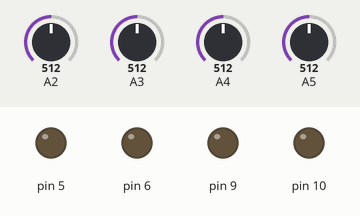
Bench run of a sketch on a simulated Arduino Uno, built with avr-gcc and run on an emulated ATmega328P. Shown: output pins drawn as LEDs (lit = HIGH). Inputs (shaded band) come from the test bench; at power-on: A2 = 512, A3 = 512, A4 = 512, A5 = 512. What the sketch prints to the serial monitor is not drawn.

Above: at 0.1 s.
At 4.0 s:
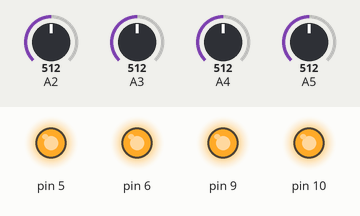
Timing chart, 0 to 5.5 s (numbered marks = the images above):
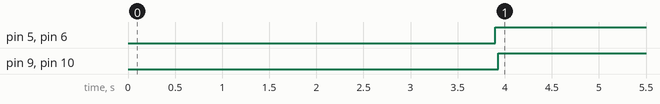

Measured:
- by itself, pin 5, pin 6, pin 9, pin 10: LOW → HIGH at 3.9 s

The sketch:

Simple4PotentiometerCodeDraft.ino
```cpp
#include <SoftwareSerial.h>


    const int Vcc=5.0;
    float pot1=100;                   //change this input (D6)
    float pot2=100;                   //change this input (D9)
    float pot3=100;                 //change this input (D5)
    float pot4=100;                 //change this input (D10)
    int DutyCyAd1;
    int DutyCyAd2;
    int DutyCyAd3;
    int DutyCyAd4;
    float p1OffSet=0;
    float p2OffSet=0;
        float p3OffSet=0;
                float p4OffSet=0;

  void setup() {
// SET UP PWMs
  pinMode(5, OUTPUT);
  pinMode(6, OUTPUT);
  TCCR0A = _BV(COM0A1) | _BV(COM0B1) | _BV(WGM00);
  TCCR0B = _BV(CS02) | _BV(CS00);
  OCR0A = 0;
  OCR0B = 0;

  pinMode(9, OUTPUT);
  pinMode(10, OUTPUT);
   TCCR1A = _BV(COM1A1)|_BV(COM1B1);
   TCCR1B = _BV(CS12)|_BV(CS10)|_BV(WGM13);
   ICR1=255;
   OCR1A=0;
   OCR1B=0;


//OFFSET STUFF
  float Vave1=0;
  float Vout1=0;
  float Vave2=0;
  float Vout2=0;
    float Vave3=0;
  float Vout3=0;
      float Vave4=0;
  float Vout4=0;

  int N=255; //N=2/0.25;
  float DL = 2/N;


  for(int jj=0;jj<10;jj++){

          for(int i=0;i<N;i++){
                  float Vin1= (analogRead(A2))*(Vcc/1024.0);  //reads pressure meter (feedback) - a3 = pressure meter (10 but of quantisation - need to quantise Vcc from analogue to digital)
                  Vave1=(Vave1+Vin1);
                  delay(DL);
          }
          Vave1=Vave1/N;
          Vout1=+Vave1;
          delay(2);
  }


 p1OffSet= (((Vout1/Vcc)-0.04)/(0.0012858));


  for(int jj=0;jj<10;jj++){

            for(int i=0;i<N;i++){
                    float Vin2= (analogRead(A3))*(Vcc/1024.0);  //reads pressure meter (feedback) - a3 = pressure meter (10 but of quantisation - need to quantise Vcc from analogue to digital)
                    Vave2=(Vave2+Vin2);
                    delay(DL);
            }
            Vave2=Vave2/N;
            Vout2=+Vave2;
          delay(2);
  }

 p2OffSet= (((Vout2/Vcc)-0.04)/(0.0012858));

  for(int jj=0;jj<10;jj++){

            for(int i=0;i<N;i++){
                    float Vin3= (analogRead(A5))*(Vcc/1024.0);  //reads pressure meter (feedback) - a3 = pressure meter (10 but of quantisation - need to quantise Vcc from analogue to digital)
                    Vave3=(Vave3+Vin3);
                    delay(DL);
            }
            Vave3=Vave3/N;
            Vout3=+Vave3;
          delay(2);
  }

 p3OffSet= (((Vout3/Vcc)-0.04)/(0.0012858));


   for(int jj=0;jj<10;jj++){

            for(int i=0;i<N;i++){
                    float Vin4= (analogRead(A4))*(Vcc/1024.0);  //reads pressure meter (feedback) - a3 = pressure meter (10 but of quantisation - need to quantise Vcc from analogue to digital)
                    Vave4=(Vave4+Vin4);
                    delay(DL);
            }
            Vave4=Vave4/N;
            Vout4=+Vave4;
          delay(2);
  }

 p4OffSet= (((Vout4/Vcc)-0.04)/(0.0012858));

  Serial.begin(9600);
 }


// NEEDS TO BE IN LOOP BECAUSE pot1 IS CONTINUOUSLY CHANGING/UPDATING
void loop() {
// READING FROM POTENTIOMETER
    //pot1 = (analogRead(A0))*(100.0/1024.0);
    //pot2 = (analogRead(A1))*(100.0/1024.0);
//    THIS IS WHERE YOU CAN CHANGE THE DUTY CYCLE
    DutyCyAd1=(255*(pot3/100))/1;
    DutyCyAd2=(255*(pot2/100))/1;
    DutyCyAd3=(255*(pot4/100))/1;
    DutyCyAd4=(255*(pot1/100))/1;


    OCR0A = DutyCyAd1;    //duty cycle adjustment (3 from left - D6)
    OCR1A = DutyCyAd2;    //duty cycle adjustment (2  from left - D9)
    OCR0B = DutyCyAd3;    //duty cycle adjustment (4 from left - D5)
    OCR1B = DutyCyAd4;    //duty cycle adjustment (1  from left - D10)


//PRESSURE SENSOR READINGS STUFF
  float Vave1=0;
  float Vout1=0;
  float Vave2=0;
  float Vout2=0;
    float Vave3=0;
  float Vout3=0;
      float Vave4=0;
  float Vout4=0;

  int N=255; //N=2/0.25;
  float DL = 2/N;


  for(int jj=0;jj<10;jj++){

          for(int i=0;i<N;i++){
                  float Vin1= (analogRead(A2))*(Vcc/1024.0);  //reads pressure meter (feedback) - a3 = pressure meter (10 but of quantisation - need to quantise Vcc from analogue to digital)
                  Vave1=(Vave1+Vin1);
                  delay(DL);
          }
          Vave1=Vave1/N;
          Vout1=+Vave1;
          delay(2);
  }


float p1= (((Vout1/Vcc)-0.04)/(0.0012858))- p1OffSet;//+2.25 + 0.8 -3.75 +2.76 -3.5-130+25.5-0.28;  //function from data sheet (255)

// SERIAL PRINTING STUFF
  Serial.print("Pot1,");
  Serial.println(p1);
//  Serial.print(",");
//  Serial.println(p1);

  for(int jj=0;jj<10;jj++){

            for(int i=0;i<N;i++){
                    float Vin2= (analogRead(A3))*(Vcc/1024.0);  //reads pressure meter (feedback) - a3 = pressure meter (10 but of quantisation - need to quantise Vcc from analogue to digital)
                    Vave2=(Vave2+Vin2);
                    delay(DL);
            }
            Vave2=Vave2/N;
            Vout2=+Vave2;
          delay(2);
  }

float p2= (((Vout2/Vcc)-0.04)/(0.0012858))- p2OffSet;//+2.25 + 0.8 -3.75 +2.76 -3.5-130+25.5+0.8;  //function from data sheet (255)
// SERIAL PRINTING STUFF
    Serial.print("Pot2,");
  Serial.println(p2);


  for(int jj=0;jj<10;jj++){

            for(int i=0;i<N;i++){
                    float Vin3= (analogRead(A5))*(Vcc/1024.0);  //reads pressure meter (feedback) - a3 = pressure meter (10 but of quantisation - need to quantise Vcc from analogue to digital)
                    Vave3=(Vave3+Vin3);
                    delay(DL);
            }
            Vave3=Vave3/N;
            Vout3=+Vave3;
          delay(2);
  }


float p3= (((Vout3/Vcc)-0.04)/(0.0012858))- p3OffSet;//+2.25 + 0.8 -3.75 +2.76 -3.5-130+25.5+0.8;  //function from data sheet (255)
// SERIAL PRINTING STUFF
    Serial.print("Pot3,");
  Serial.println(p3);

  for(int jj=0;jj<10;jj++){

            for(int i=0;i<N;i++){
                    float Vin4= (analogRead(A4))*(Vcc/1024.0);  //reads pressure meter (feedback) - a3 = pressure meter (10 but of quantisation - need to quantise Vcc from analogue to digital)
                    Vave4=(Vave4+Vin4);
                    delay(DL);
            }
            Vave4=Vave4/N;
            Vout4=+Vave4;
          delay(2);
  }

  float p4= (((Vout4/Vcc)-0.04)/(0.0012858))- p4OffSet;//+2.25 + 0.8 -3.75 +2.76 -3.5-130+25.5+0.8;  //function from data sheet (255)
// SERIAL PRINTING STUFF
    Serial.print("Pot4,");
  Serial.println(p4);
delay(120);
}

// pressure sensor has high frequency, but output fed is not as responsive to the high frequyency - average
```
